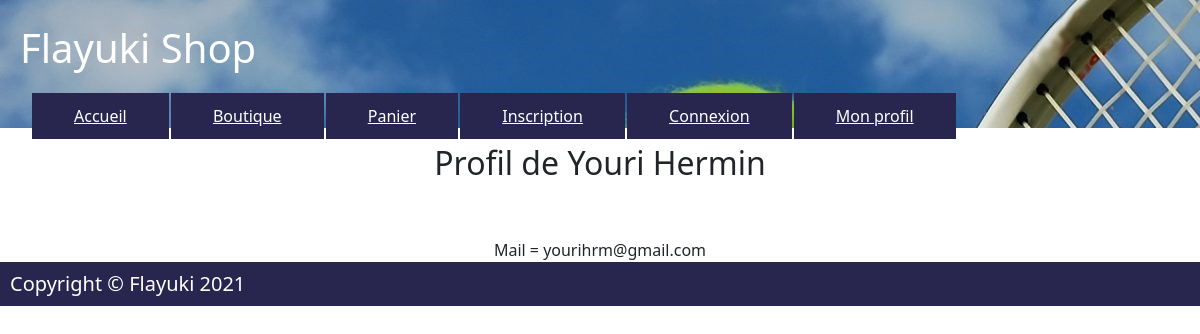
The app's page /profil.php?id=3 with its own data.
### tables this page shows
CREATE TABLE `membres` (
  `id` int(11) NOT NULL,
  `mail` text NOT NULL,
  `nom` varchar(257) NOT NULL,
  `prenom` varchar(257) NOT NULL,
  `pass_md5` varchar(257) NOT NULL
);

### profil.php (the view, shortened to what this page needs)
<?php
    require_once('includes/header.php');
    if(isset($_GET['id']) AND $_GET['id'] > 0)
    {
      $getid = intval($_GET['id']);
      $requser = $database->prepare('SELECT * FROM membres WHERE id = ?');
      $requser->execute(array($getid));
      $userinfo = $requser->fetch();
?>
<body>
   <div align="center">
      <h2>Profil de <?php echo $userinfo['prenom']; echo ' ' ; echo $userinfo['nom'] ?></h2>
      <br /><br />
      Mail = <?php echo $userinfo['mail']; ?>
      <br />
   </div>
</body>
<?php
}
require_once('includes/footer.php');
?>

### records on screen
membres: prenom "Youri", nom "Hermin", mail "yourihrm@gmail.com"
